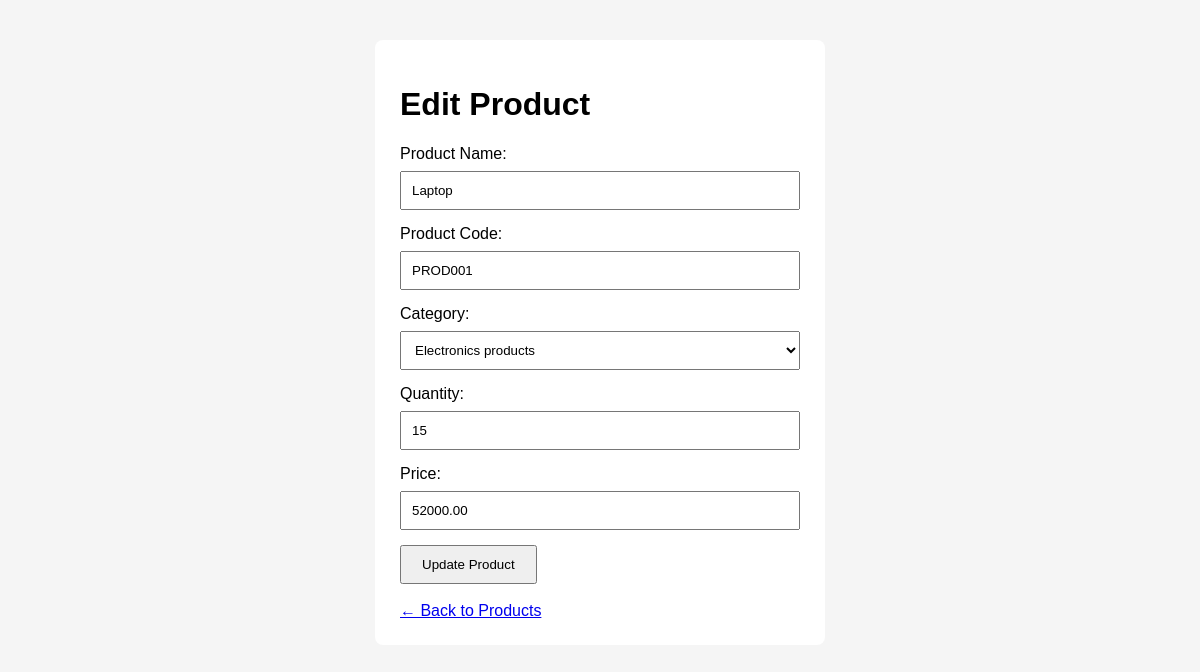
The app's page /api/edit-product/1/ with its own data.
### manufacturing/models.py (models this page shows, shortened)
class Product(models.Model):
    name = models.CharField(max_length=100)
    product_code = models.CharField(max_length=50, unique=True)
    category = models.ForeignKey(
    Category,
    on_delete=models.CASCADE,
    null=True,
    blank=True
)
    quantity = models.IntegerField(default=0)
    price = models.DecimalField(max_digits=10, decimal_places=2)
    created_at = models.DateTimeField(auto_now_add=True)

class Category(models.Model):
    name = models.CharField(max_length=100, unique=True)

### manufacturing/views.py (the view, shortened to what this page needs)
# urls.py: path('edit-product/<int:product_id>/', views.edit_product, name='edit_product'),
def edit_product(request, product_id):
    categories = Category.objects.all()
    product = Product.objects.get(id=product_id)
    return render(request, 'edit_product.html', {'product': product , 'categories': categories})

### manufacturing/templates/edit_product.html (shortened to what this page needs)
<!DOCTYPE html>
<html>
<head>
</head>
<body>
<div class="form-container">
    <h1>Edit Product</h1>
    <form method="POST">
        <label>Product Name:</label>
        <input type="text"
               name="name"
               value="{{ product.name }}"
               required>
        <label>Product Code:</label>
        <input type="text"
               name="product_code"
               value="{{ product.product_code }}"
               required>
        <label>Category:</label>
        <select name="category" required>
            {% for category in categories %}
                <option value="{{ category.id }}"
                    {% if product.category_id == category.id %}selected{% endif %}>
                    {{ category.name }}
                </option>
            {% endfor %}
        </select>
        <label>Quantity:</label>
        <input type="number"
               name="quantity"
               value="{{ product.quantity }}"
               min="0"
               required>
        <label>Price:</label>
        <input type="number"
               step="0.01"
               name="price"
               value="{{ product.price }}"
               min="0"
               required>
        <button type="submit">Update Product</button>
    </form>
    <br>
    <a href="{% url 'product_page' %}">← Back to Products</a>
</div>
</body>
</html>

### manufacturing/templates/edit_product.html (style rules this page uses)
body { font-family: Arial, sans-serif; margin: 40px; background: #f5f5f5; }
.form-container { width: 400px; margin: auto; background: white; padding: 25px; border-radius: 8px; }
input, select { width: 100%; padding: 10px; margin: 8px 0 15px; box-sizing: border-box; }
button { padding: 10px 20px; cursor: pointer; }

### records on screen
Product: name "Laptop", product_code "PROD001", category "Electronics products", quantity "15", price "52000.00"
